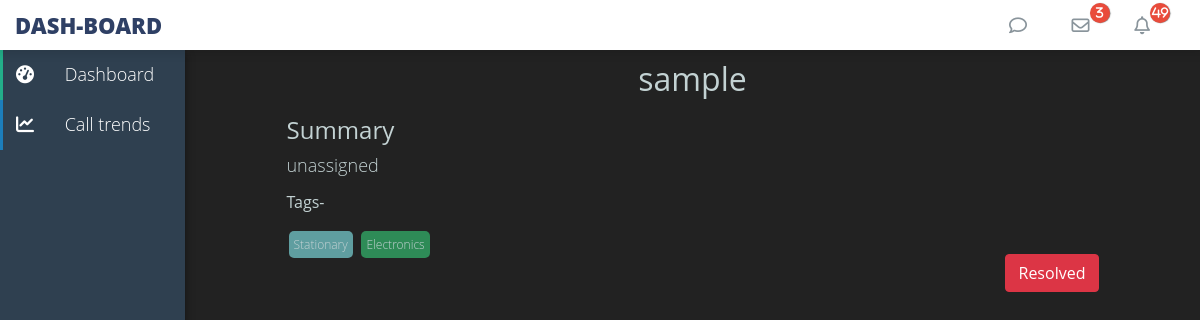
/issues/1/, run on an earlier commit of the app's database.
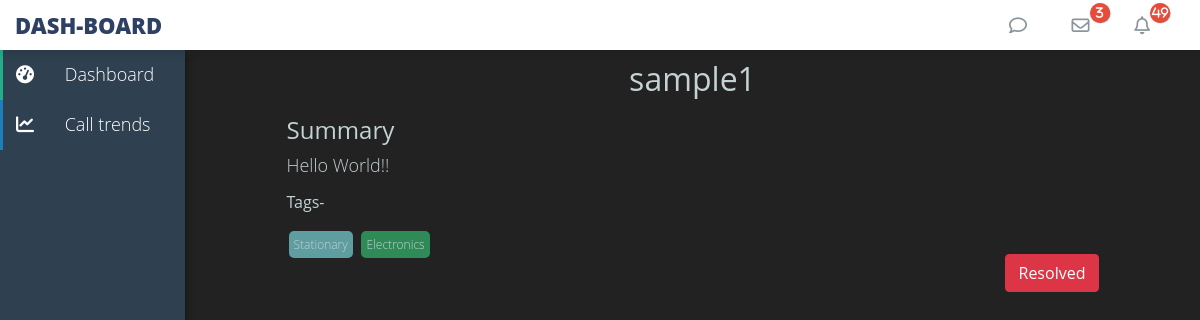
And on a later commit of the database.
### issues/models.py (models this page shows, shortened)
class Iss(models.Model):
    title = models.CharField(max_length=264)
    issueid = models.IntegerField(default=1,unique = True)
    agent = models.ForeignKey(Employee,on_delete=models.CASCADE)
    priority = models.IntegerField(default=2)
    complaint_date = models.DateTimeField(auto_now_add=True)
    summary = models.CharField(max_length=1024,default='unassigned')
    resolve = models.BooleanField(default='False')
    department = models.CharField(max_length=1024,default='unassigned')

### issues/views.py (the view)
# urls.py: url(r'^(?P<issueid>\d+)/$',views.issue_detail, name="issue_detail"),
def issue_detail(request,issueid):
    iss = Iss.objects.get(issueid=issueid)
    return render(request, 'issues/issue_detail.html', { 'Iss': iss })

### issues/templates/issues/issue_detail.html
{% extends 'layout.html' %}
{% block content %}
    <main>
        <section>
            <div class="rad-body-wrapper">
                <div class="title">
                    <h2>{{Iss.title}}</h2>
                </div>
                <div class="summary">
                    <h4>Summary</h4>
                    <p>{{Iss.summary}}</p>
                </div>
                <div class="depts">
                    <h6>Tags-</h6>
                    <span class="tag stationary">Stationary</span>
                    <span class="tag electronics">Electronics</span>
                </div>
                <div class="resolve">
                    <a href="/issues/{{Iss.issueid}}/remove_issue"><span class="btn btn-danger">Resolved</span></a>
                </div>
            </div>
        </section>
    </main>
{% endblock %}

What changed in the data, as far as the page shows it:
changed Iss: title "sample" → "sample1"; summary "unassigned" → "Hello World!!"
